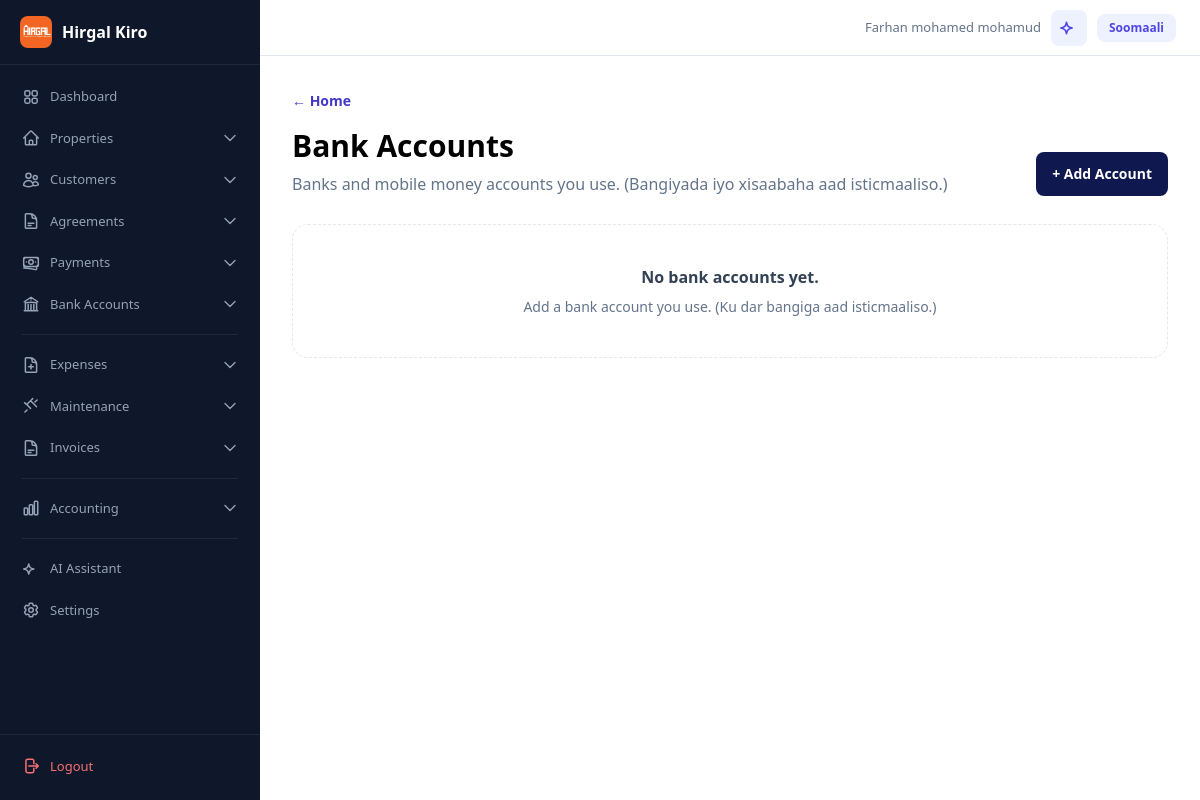
Page /xisaabaha-bangiga/ (signed in) on the earlier database version.
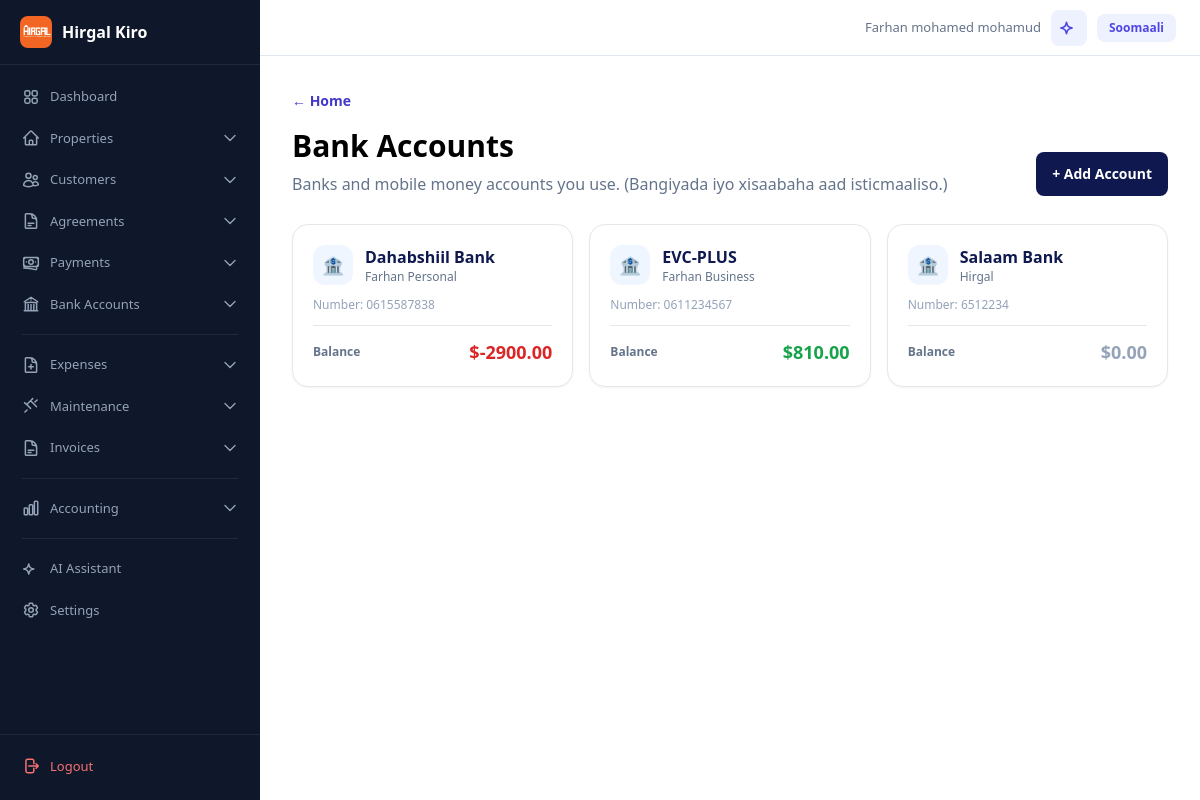
Same page on the later database version.
### finance/models.py (models this page shows, shortened)
class BankAccount(models.Model):
    owner = models.ForeignKey(settings.AUTH_USER_MODEL, on_delete=models.CASCADE, related_name="bank_accounts")
    bank_name = models.CharField("Magaca Bangiga", max_length=100)
    account_number = models.CharField("Lambarka Xisaabta", max_length=50)
    account_name = models.CharField("Magaca Xisaabta", max_length=150)
    linked_account = models.ForeignKey("accounting.Account", on_delete=models.SET_NULL, null=True, blank=True, related_name="linked_bank_accounts", help_text="Xisaabta Accounting-ka ee bangigan")
    notes = models.TextField("Faahfaahin", blank=True)
    is_active = models.BooleanField("Waa shaqeyneysaa", default=True)
    created_at = models.DateTimeField(auto_now_add=True)
    updated_at = models.DateTimeField(auto_now=True)
    class Meta:
        ordering = ["bank_name"]
        unique_together = ("owner", "account_number")

### web/views.py (the view)
# urls.py: path("xisaabaha-bangiga/", BankAccountListView.as_view(), name="web-bank-accounts"),
class BankAccountListView(HomeView):
    template_name = "web/bank_account_list.html"
    def get_context_data(self, **kwargs):
        context = super().get_context_data(**kwargs)
        owner = self.request.user.get_data_owner()
        bank_accounts = BankAccount.objects.filter(owner=owner)
        for ba in bank_accounts:
            if ba.linked_account:
                from django.db.models import Sum
                lines = JournalEntryLine.objects.filter(
                    account=ba.linked_account,
                    journal_entry__status="posted"
                )
                dr = lines.aggregate(t=Sum("debit"))["t"] or 0
                cr = lines.aggregate(t=Sum("credit"))["t"] or 0
                ba.balance = float(dr - cr)
            else:
                ba.balance = None
        context["bank_accounts"] = bank_accounts
        return context

### accounts/models.py (called while the page is built)
    def get_data_owner(self):
        return self.managed_account if self.managed_account_id else self

### web/context_processors.py (called while the page is built)
def language_context(request):
    lang = request.GET.get("lang") or request.session.get("language", "en")
    if lang not in ("en", "so"):
        lang = "en"
    request.session["language"] = lang
    return {"current_language": lang}

### web/templatetags/i18n_tags.py (called while the page is built)
@register.simple_tag(takes_context=True)
def t(context, key):
    lang = context.get("current_language", "en")
    return get_translation(lang, key)

@register.simple_tag(takes_context=True)
def other_lang(context):
    current = context.get("current_language", "en")
    return "so" if current == "en" else "en"

@register.simple_tag(takes_context=True)
def other_lang_name(context):
    current = context.get("current_language", "en")
    return "Soomaali" if current == "en" else "English"

### web/translations.py (called while the page is built)
def get_translation(lang, key):
    if lang not in TRANSLATIONS:
        lang = "en"
    return TRANSLATIONS[lang].get(key, TRANSLATIONS["en"].get(key, key))

### templates/web/bank_account_list.html (shortened to what this page needs)
{% extends "base.html" %}
{% load i18n_tags %}
{% block content %}
<section class="mb-7 flex items-end justify-between">
  <div>
    <a class="text-sm font-semibold text-indigo-700" href="{% url 'home' %}">← {% t 'home' %}</a>
    <h1 class="mt-4 text-3xl font-bold">{% t 'bank_accounts_title' %}</h1>
    <p class="mt-2 text-slate-500">{% t 'bank_accounts_desc' %}</p>
  </div>
  <a class="rounded-lg bg-ink px-4 py-3 text-sm font-bold text-white" href="{% url 'web-bank-account-create' %}">{% t 'add_bank_account' %}</a>
</section>
<section class="grid gap-4 md:grid-cols-2 lg:grid-cols-3">
{% for bank in bank_accounts %}
<a href="{% url 'web-bank-account-detail' bank.pk %}" class="rounded-2xl border bg-white p-5 shadow-sm transition hover:-translate-y-1 hover:border-indigo-300 hover:shadow-md">
  <div class="flex items-center gap-3 mb-3">
    <span class="grid h-10 w-10 place-items-center rounded-xl bg-blue-50 text-lg text-blue-600">🏦</span>
    <div>
      <h2 class="font-bold text-ink">{{ bank.bank_name }}</h2>
      <p class="text-xs text-slate-500">{{ bank.account_name }}</p>
    </div>
  </div>
  <p class="text-xs text-slate-400 mb-3">{% t 'account_number' %}: {{ bank.account_number }}</p>
  {% if bank.balance is not None %}
  <div class="flex items-center justify-between border-t pt-3">
    <span class="text-xs font-semibold text-slate-500">Balance</span>
    {% if bank.balance > 0 %}
    <span class="text-lg font-bold text-green-600">${{ bank.balance|floatformat:2 }}</span>
    {% elif bank.balance < 0 %}
    <span class="text-lg font-bold text-red-600">${{ bank.balance|floatformat:2 }}</span>
    {% else %}
    <span class="text-lg font-bold text-slate-400">$0.00</span>
    {% endif %}
  </div>
  {% endif %}
</a>
{% empty %}
<div class="rounded-2xl border border-dashed bg-white p-10 text-center md:col-span-3">
  <p class="font-semibold text-slate-700">{% t 'no_bank_accounts' %}</p>
  <p class="mt-2 text-sm text-slate-500">{% t 'no_bank_accounts_hint' %}</p>
</div>
{% endfor %}
</section>
{% endblock %}

Differences in the rows shown:
added BankAccount: bank_name "Dahabshiil Bank", account_name "Farhan Personal", t "Number", account_number "0615587838", balance "-2900.00"
added BankAccount: bank_name "EVC-PLUS", account_name "Farhan Business", t "Number", account_number "0611234567", balance "810.00"
added BankAccount: bank_name "Salaam Bank", account_name "Hirgal", t "Number", account_number "6512234", shows "Balance", shows "$0.00"
Other differences:
text no longer shown: "No bank accounts yet. Add a bank account you use. (Ku dar bangiga aad isticmaaliso.)"
